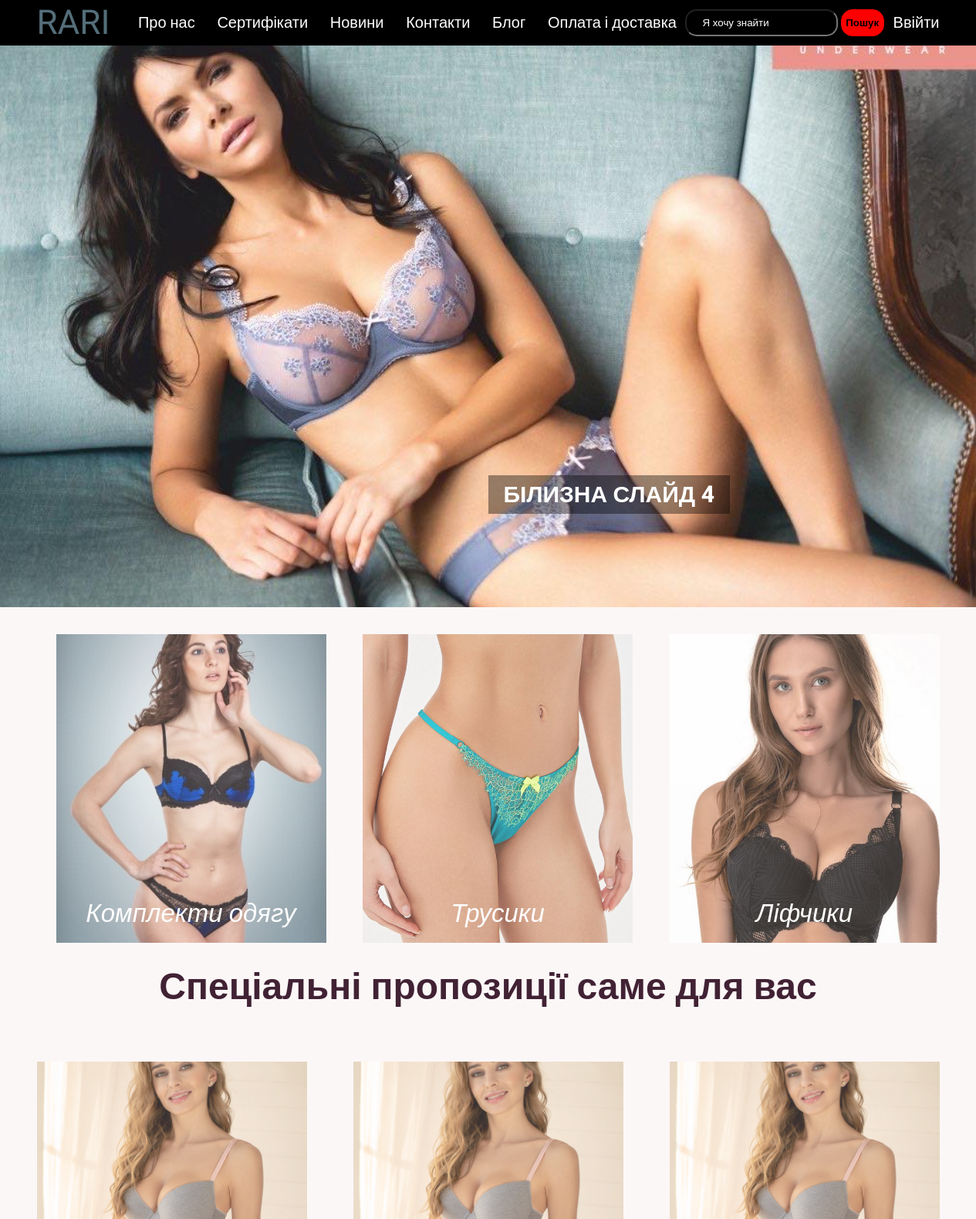
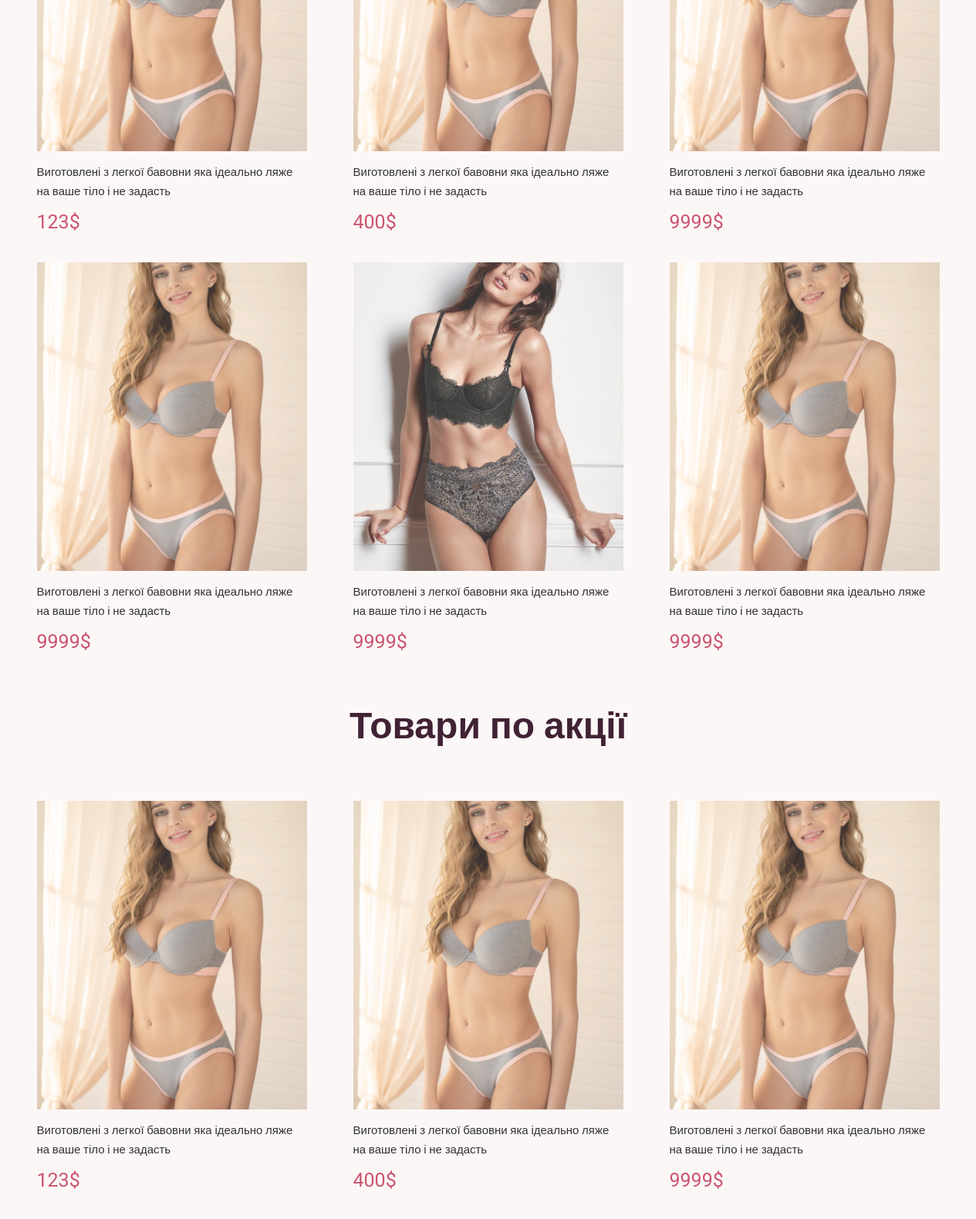
The page / (upper part) on the database its author committed (2 pictures, top to bottom).
### tables this page shows
CREATE TABLE `products` (
  `id` int NOT NULL,
  `name` varchar(250) DEFAULT NULL,
  `price` varchar(250) DEFAULT NULL,
  `description` text,
  `min_description` text,
  `size` varchar(255) DEFAULT NULL,
  `size2` varchar(255) DEFAULT NULL,
  `size3` varchar(255) DEFAULT NULL,
  `size4` varchar(255) DEFAULT NULL,
  `color` varchar(255) DEFAULT NULL,
  `color2` varchar(255) DEFAULT NULL,
  `color3` varchar(255) DEFAULT NULL,
  `img1` varchar(250) DEFAULT NULL,
  `img2` varchar(250) DEFAULT NULL,
  `img3` varchar(250) DEFAULT NULL,
  `img4` varchar(255) DEFAULT NULL,
  `img5` varchar(255) DEFAULT NULL,
  `search` text,
  `date` varchar(255) DEFAULT NULL,
  `name_categori` varchar(250) DEFAULT NULL
);

CREATE TABLE `action` (
  `id` int NOT NULL,
  `name` varchar(250) DEFAULT NULL,
  `price` varchar(250) DEFAULT NULL,
  `description` text,
  `min_description` text,
  `size` varchar(255) DEFAULT NULL,
  `size2` varchar(255) DEFAULT NULL,
  `size3` varchar(255) DEFAULT NULL,
  `size4` varchar(255) DEFAULT NULL,
  `color` varchar(255) DEFAULT NULL,
  `color2` varchar(255) DEFAULT NULL,
  `color3` varchar(255) DEFAULT NULL,
  `img1` varchar(250) DEFAULT NULL,
  `img2` varchar(250) DEFAULT NULL,
  `img3` varchar(250) DEFAULT NULL,
  `img4` varchar(255) DEFAULT NULL,
  `img5` varchar(255) DEFAULT NULL,
  `search` text,
  `date` varchar(255) DEFAULT NULL,
  `name_categori` varchar(250) DEFAULT NULL
);

### core/function_db.php (called while the page is built, shortened)
<?php
function select($query) {
    global $conn;
    $queryResult = [];
    $result = mysqli_query($conn, $query);
    if (mysqli_num_rows($result) > 0) {
        while($row = mysqli_fetch_assoc($result)) {
            $queryResult[] = $row;
        }
    }
    return $queryResult;
}

### core/function.php (called while the page is built, shortened)
<?php
function meinResult()
{
    $query = 'select * from products';
    return select($query);
}
function meinaction()
{
    $query = 'select * from action';
    return select($query);
}
?>

### template/main.php (the view, shortened to what this page needs)
<!doctype html>
<html lang="en">
<head>
    <link rel="stylesheet" href="/stile/stile.css">
</head>
<body>
<header class="header">
    <div class="container">
        <div class="header__inner">
            <div class="header__inner-logo">
                <a href="/">RARI</a>
            </div>
            <div class="header__nav">
                <ul>
                    <li class="box"><a href="#">Про нас</a></li>
                    <li class="box"><a href="#">Сертифікати</a></li>
                    <li class="box"><a href="#">Новини</a></li>
                    <li class="box"><a href="#">Контакти</a></li>
                    <li class="box"><a href="#">Блог</a></li>
                    <li class="box"><a href="#">Оплата і доставка</a></li>
                </ul>
            </div>
            <div class="submit">
                <form action="search" method="post">
                    <input type="text" name="search" placeholder="Я хочу знайти">
                    <button type="submit" >Пошук</button>
                </form>
            </div>
            <div class="header__login">
                <li class="box"><a href="/login">Ввійти</a></li>
            </div>
        </div>
    </div>
</header>
<div class="slider">
    <div class="slide-ana">
        <div style="background-image: url('/static/images/top2.jpg')"><span
                    class="title">Білизна слайд 1</span></div>
        <div style="background-image: url('/static/images/top2.jpg')"><span
                    class="title">Білизна слайд 2</span></div>
        <div style="background-image: url('/static/images/top2.jpg')"><span
                    class="title">Білизна слайд 3</span></div>
        <div style="background-image: url('/static/images/top2.jpg')"><span
                    class="title">Білизна слайд 4</span></div>
    </div>
</div>
<section class="category">
    <div class="container">
        <div class="category_inner">
            <div class="category_inner-flex">
                <a href="/set/set">
                    <div class="category_inner-box"
                         style="background-image: url('/static/images/category/complect.jpg')">
                        <span>Комплекти одягу</span></div>
                </a>
                <a href="/set/panties">
                    <div class="category_inner-box" style="background-image: url('/static/images/category/trp.jpg')">
                        <span>Трусики</span></div>
                </a>
                <a href="/set/bras">
                    <div class="category_inner-box" style="background-image: url('/static/images/category/buyst.jpg')">
                        <span>Ліфчики</span></div>
                </a>
            </div>
        </div>
    </div>
</section>
<div class="title-top">Спеціальні пропозиції саме для вас</div>
<section class="product">
    <div class="container">
        <div class="product_inner">
            <?php
            $out = '';
            for ($i = 0; $i < count($result); $i++) {
                $out .= '<a href="/product/'.$result[$i]['id'].'">';
                $out .= '<div class="product_box">';
                $out .= '<div class="product_box-foto" style="background-image: url('.$result[$i]['img1'].')"></div>';
                $out .= '<div class="product_box-description">'.$result[$i]["min_description"];
                $out .= '</div>';
                $out .= '<div class="product_box-price">'.$result[$i]['price'].'</div>';
                $out .= '</div>';
                $out .= '</a>';
                if ($i >= 5) break;
            }
            echo  $out;
            ?>
    </div>
    </div>
</section>
<div class="title-top">Товари по акції</div>
<section class="product">
    <div class="container">
        <div class="product_inner">
            <?php
            $out = '';
            for ($i = 0; $i < count($action); $i++) {
                $out .= '<a href="/action/'.$action[$i]['id'].'">';
                $out .= '<div class="product_box">';
                $out .= '<div class="product_box-foto" style="background-image: url('.$action[$i]['img1'].')"></div>';
                $out .= '<div class="product_box-description">'.$action[$i]["min_description"];
                $out .= '</div>';
                $out .= '<div class="product_box-price">'.$action[$i]['price'].'</div>';
                $out .= '</div>';
                $out .= '</a>';
            }
            echo  $out;
            ?>
        </div>
    </div>
</section>
</body>
</html>

### index.php (shortened to what this page needs)
<?php
require_once 'core/function_db.php';
require_once 'core/function.php';
$route = $_GET['route'];
switch ($route) {
    case NULL:
        $result = meinResult();
        $action = meinaction();
        require_once 'template/main.php';
        break;
}

### stile/stile.css (style rules this page uses)
html { box-sizing: border-box; }
*, *::before, *::after { box-sizing: inherit; }
body { padding: 0; margin: 0; font-family: 'Roboto', sans-serif; font-weight: 400; font-size: 15px; line-height: 24px; }
a { text-decoration: none; display: inline-block; color: #546e7a; border: none; }
ul, li { margin: 0; padding: 0; list-style: none; }
.container { max-width: 1200px; margin: 0 auto; padding: 0 15px; }
.header { width: 100%; padding-top: 12px; padding-bottom: 12px; background-color: black; color: #fff; }
.header__inner { display: flex; justify-content: space-between; }
.header__nav { margin-top: 5px; }
.header__nav ul li { display: inline; margin-left: 25px; font-size: 20px; font-weight: 400; }
.header__nav ul li a { color: inherit; }
.header__inner-logo { margin-top: 5px; font-size: 44px; }
.header__login a { margin-top: 5px; font-size: 20px; color: #FFFFFF; }
body { margin: 0; padding: 0; background-color: #FCF7F7; }
.slider { width:100%; height: 91vh; margin:0 auto; position: relative; overflow: hidden; }
.slide-ana { height: 100%; }
.slide-ana div { width:100%; height: 100%; position: absolute; transition: all 1s; background-size: cover; background-position: center center; background-repeat: no-repeat; }
.slider span { height: 50px; position: absolute; top:50%; margin:-25px 0 0 0; background-color: rgba(0, 0, 0, 0.4); color:#fff; line-height: 50px; text-align: center; cursor: pointer; }
.title { top:80% !important; font-size: 30px; font-weight: 800; text-align: center; cursor: auto !important; padding: 0 20px; }
.slide-ana { font-size: 30px; text-align: center; text-transform: uppercase; color: #fff; }
.category { margin-top: 35px; }
.category_inner-flex { display: flex; justify-content: space-between; width: 100%; }
.category_inner-box { margin-left: 25px; width: 350px; height: 400px; background-size: cover; background-position: center center; background-repeat: no-repeat; padding-top: 350px; font-size: 33px; text-align: center; color: #ffffff; font-style: italic; opacity: 0.8; }
.title-top { text-align: center; font-size: 48px; font-weight: 700; color: #412234; padding-top: 45px; margin-bottom: 50px; }
.product { padding-top: 35px; }
.product_inner { display: flex; justify-content: space-between; width: 100%; flex-wrap: wrap; }
.product_box { width: 350px; height: auto; margin-bottom: 40px; opacity: 0.8; color: black; }
.product_box-foto { background-size: cover; background-position: center center; background-repeat: no-repeat; width: 350px; height: 400px; }
.product_box-description { padding-top: 15px; font-size: 15px; line-height: 25px; width: 100%; height: auto; }
.product_box-price { padding-top: 15px; color: #be2c4b; font-size: 25px; }
.submit input { padding-left: 15px; color: #ffffff; height: 35px; border-radius: 15px; background: transparent; }
.submit input::placeholder { color: #ffffff; padding: 5px; }
.submit button { padding-left: 5px; color: black; font-weight: 700; height: 35px; border: 1px solid red; border-radius: 15px; background: red; }
.title { text-align: center; font-size: 30px; margin: 35px; }

### rows shown on the page
products: img1 (picture), min_description "Виготовлені з легкої бавовни яка ідеально ляже на ваше тіло і не задасть", price "123$"
action: img1 (picture), min_description "Виготовлені з легкої бавовни яка ідеально ляже на ваше тіло і не задасть", price "400$"
action: img1 (picture), min_description "Виготовлені з легкої бавовни яка ідеально ляже на ваше тіло і не задасть", price "9999$"
action: img1 (picture), min_description "Виготовлені з легкої бавовни яка ідеально ляже на ваше тіло і не задасть", price "9999$"
action: img1 (picture), min_description "Виготовлені з легкої бавовни яка ідеально ляже на ваше тіло і не задасть", price "9999$"
action: img1 (picture), min_description "Виготовлені з легкої бавовни яка ідеально ляже на ваше тіло і не задасть", price "9999$"
action: img1 (picture), min_description "Виготовлені з легкої бавовни яка ідеально ляже на ваше тіло і не задасть", price "123$"
